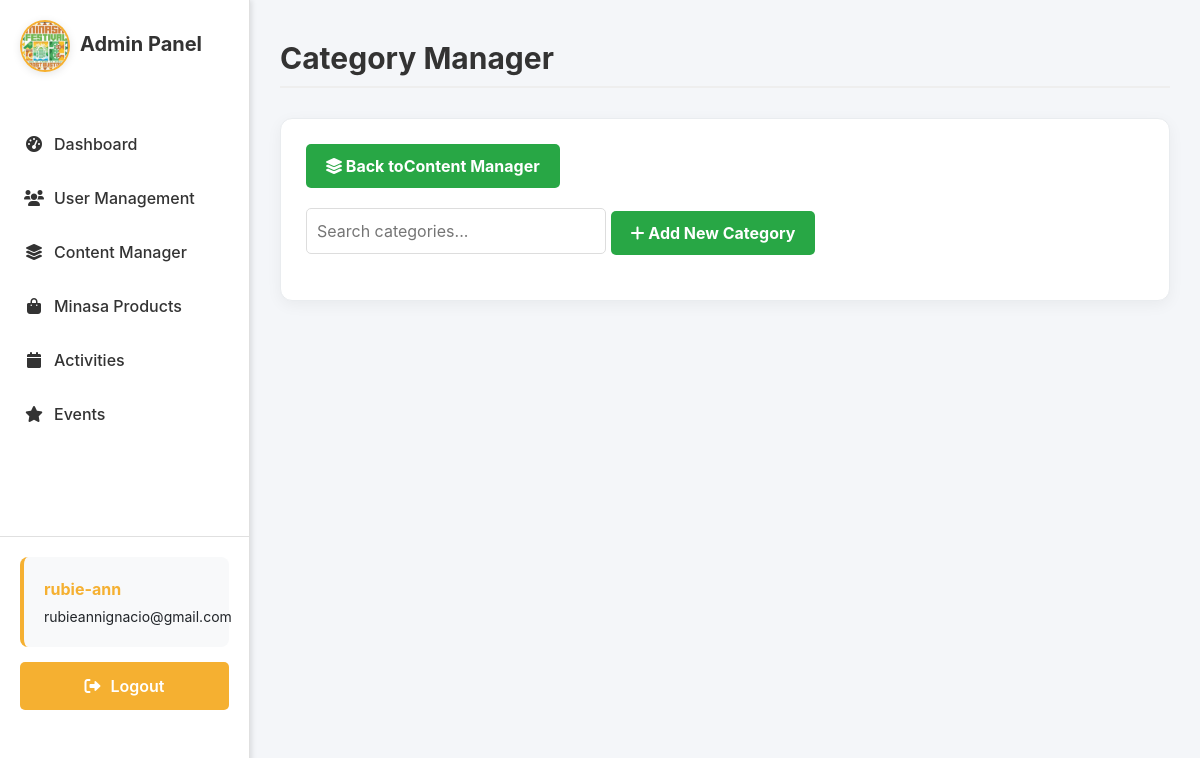
The app's page /adminpage/category-manager/ (signed in), older data.
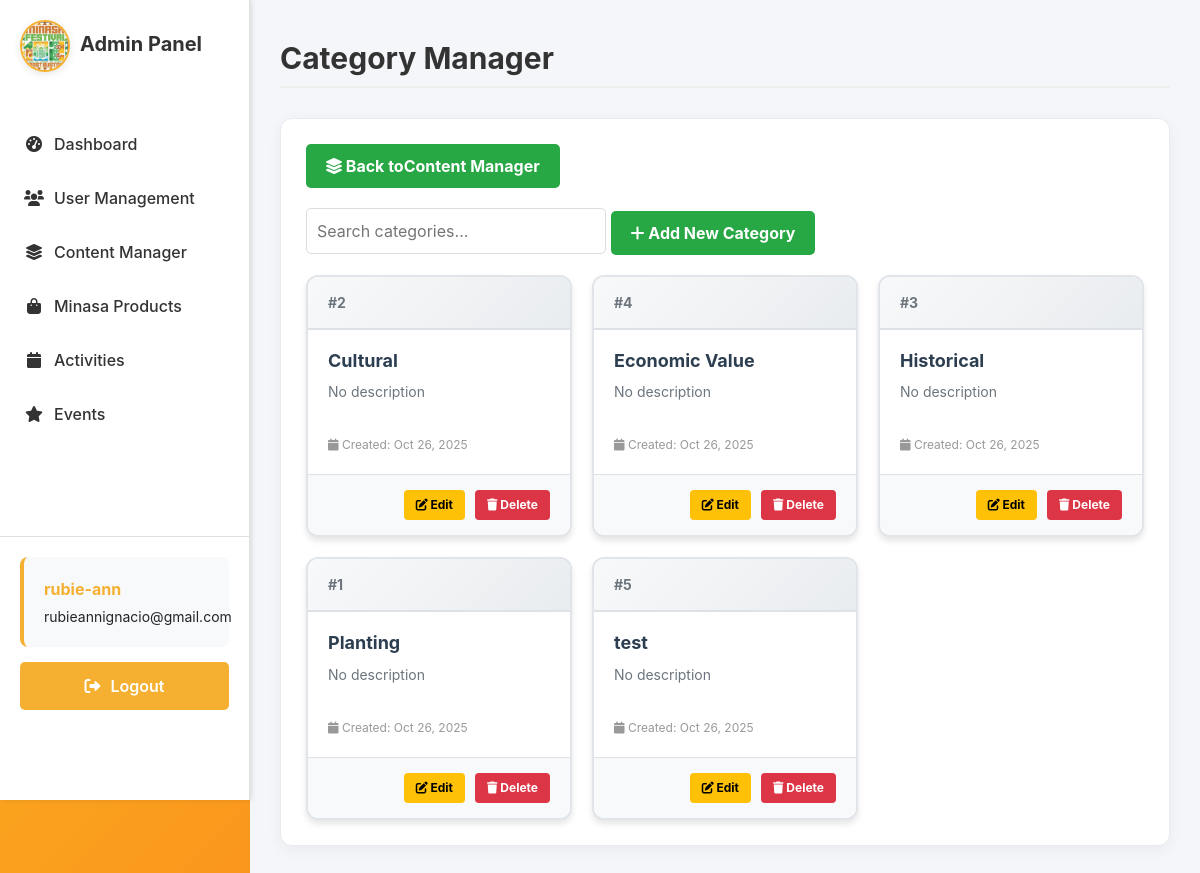
The same page, newer data.
### sections/models.py (models this page shows, shortened)
class Category(models.Model):
    name = models.CharField(max_length=100, unique=True)
    description = models.TextField(blank=True, null=True)
    created_at = models.DateTimeField(auto_now_add=True)
    updated_at = models.DateTimeField(auto_now=True)
    class Meta:
        verbose_name = "Category"
        verbose_name_plural = "Categories"
        ordering = ['name']

### sections/views.py (the view, shortened to what this page needs)
# urls.py: path('adminpage/category-manager/', views.category_manager, name='adminpage-category-manager'),
@login_required
def category_manager(request):
    if request.user.username == 'admin' or request.user.is_superuser:
        categories = Category.objects.all().order_by('name')
        context = {
            'categories': categories,
            'total_categories': categories.count(),
        }
        return render(request, 'adminpage/categoryManager.html', context)
    else:
        return redirect('home')

### sections/templates/adminpage/categoryManager.html (shortened to what this page needs)
{% extends "users/base.html" %}
{% load static %}
{% block content %}
<link rel="stylesheet" href="{% static 'css/adminside.css' %}">
<div class="admin-sidebar">
    <div class="sidebar-header">
        <div class="logo-container">
            <img src="/media/images/logo.png" alt="Minasa Festival Logo" style="max-width: 80px; height: auto;" />
        </div>
        <h2>Admin Panel</h2>
    </div>
    <ul class="admin-nav">
        <li><a href="{% url 'adminpage-admin-dashboard' %}"><i class="fas fa-tachometer-alt"></i> Dashboard</a></li>
        <li><a href="{% url 'adminpage-user-management' %}"><i class="fas fa-users"></i> User Management</a></li>
        <li><a href="{% url 'adminpage-content-manager' %}"><i class="fas fa-layer-group"></i> Content Manager</a></li>
        <li><a href="{% url 'adminpage-minasa-products' %}"><i class="fas fa-shopping-bag"></i> Minasa Products</a></li>
        <li><a href="{% url 'adminpage-activities' %}"><i class="fas fa-calendar"></i> Activities</a></li>
        <li><a href="{% url 'adminpage-festival-calendar' %}"><i class="fas fa-star"></i> Events</a></li>
    </ul>
    <div class="admin-actions">
        <div class="admin-user-info">
            <p><strong>{{ user.username }}</strong></p>
            <p>{{ user.email|default:"No email" }}</p>
        </div>
        <form method="post" action="{% url 'logout' %}">
            <button type="submit" class="btn-logout"><i class="fas fa-sign-out-alt"></i> Logout</button>
        </form>
    </div>
</div>
<div class="admin-content">
    <div class="admin-header">
        <h1>Category Manager</h1>
    </div>
    <div class="admin-panels">
        <section class="panel">
            <div style="display: flex; justify-content: space-between; align-items: center; margin-bottom: 20px;">
                <a href="{% url 'adminpage-content-manager' %}" class="btn btn-success">
                    <i class="fas fa-layer-group"></i> Back toContent Manager
                </a>
            </div>
            <div style="margin-bottom: 20px;">
                <input type="text" id="searchCategories" placeholder="Search categories..." style="padding: 10px; width: 300px; border: 1px solid #ddd; border-radius: 5px;">
                <button class="btn btn-success" onclick="openAddModal()">
                    <i class="fas fa-plus"></i> Add New Category
                </button>
            </div>
            <div class="category-grid">
                {% for category in categories %}
                <div class="category-card" data-category-id="{{ category.id }}">
                    <div class="category-card-header">
                        <span style="color: #6c757d; font-size: 14px; font-weight: bold;">#{{ category.id }}</span>
                    </div>
                    <div class="category-card-body">
                        <h3 class="category-name">{{ category.name }}</h3>
                        <p class="category-description">{{ category.description|default:"No description" }}</p>
                        <div style="margin-top: 15px; font-size: 12px; color: #999;">
                            <i class="fas fa-calendar"></i> Created: {{ category.created_at|date:"M d, Y" }}
                        </div>
                    </div>
                    <div class="category-card-actions">
                        <button class="btn btn-warning btn-sm" onclick="editCategory({{ category.id }})">
                            <i class="fas fa-edit"></i> Edit
                        </button>
                        <button class="btn btn-danger btn-sm" onclick="deleteCategory({{ category.id }})">
                            <i class="fas fa-trash"></i> Delete
                        </button>
                    </div>
                </div>
                {% endfor %}
            </div>
        </section>
    </div>
</div>
{% endblock %}

Row changes from the older to the newer data that the page shows:
added Category: id "2", name "Cultural", description "No description", created_at "Oct 26, 2025"
added Category: id "4", name "Economic Value", description "No description", created_at "Oct 26, 2025"
added Category: id "3", name "Historical", description "No description", created_at "Oct 26, 2025"
added Category: id "1", name "Planting", description "No description", created_at "Oct 26, 2025"
added Category: id "5", name "test", description "No description", created_at "Oct 26, 2025"
